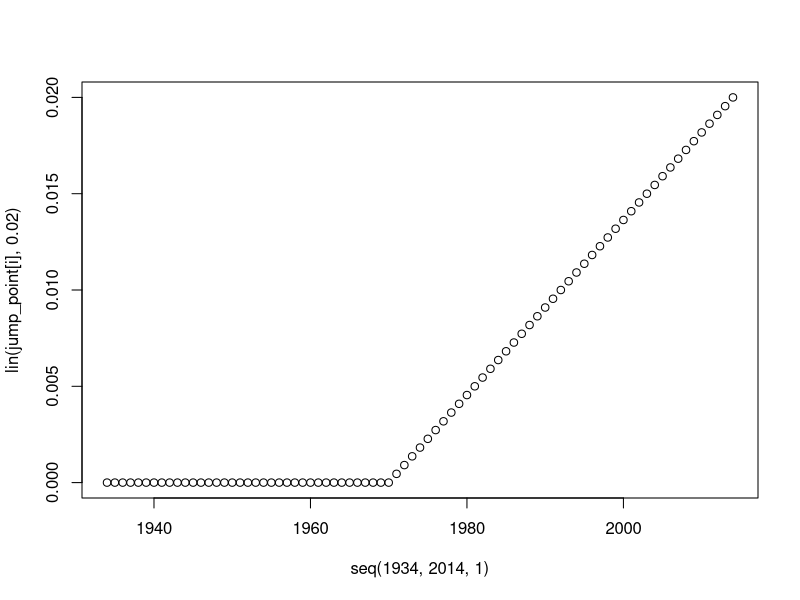
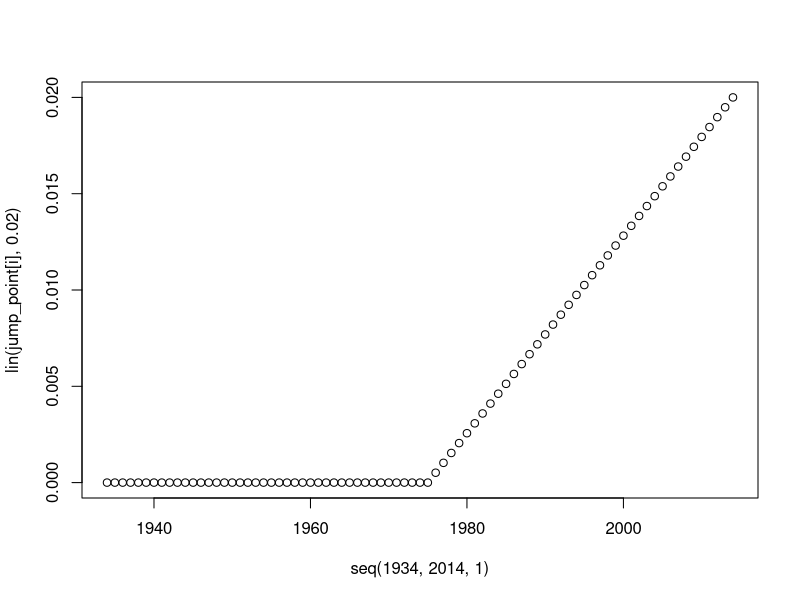
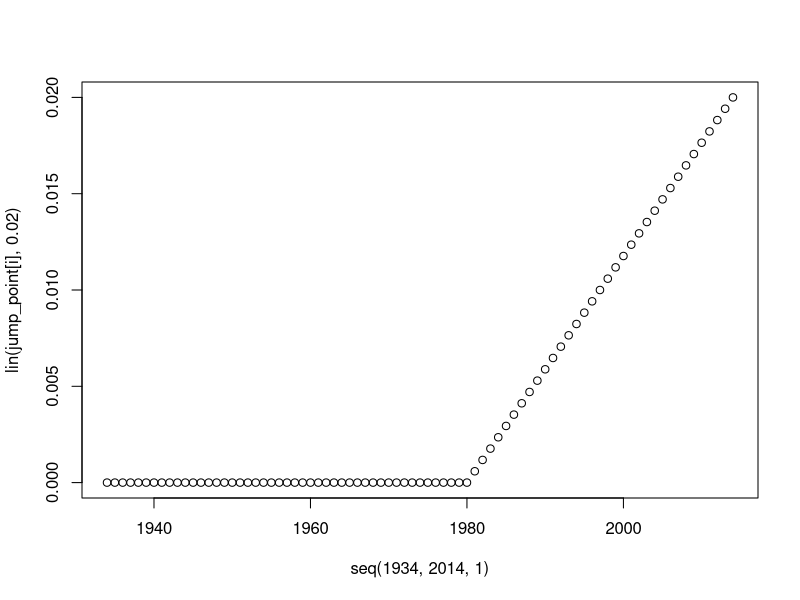
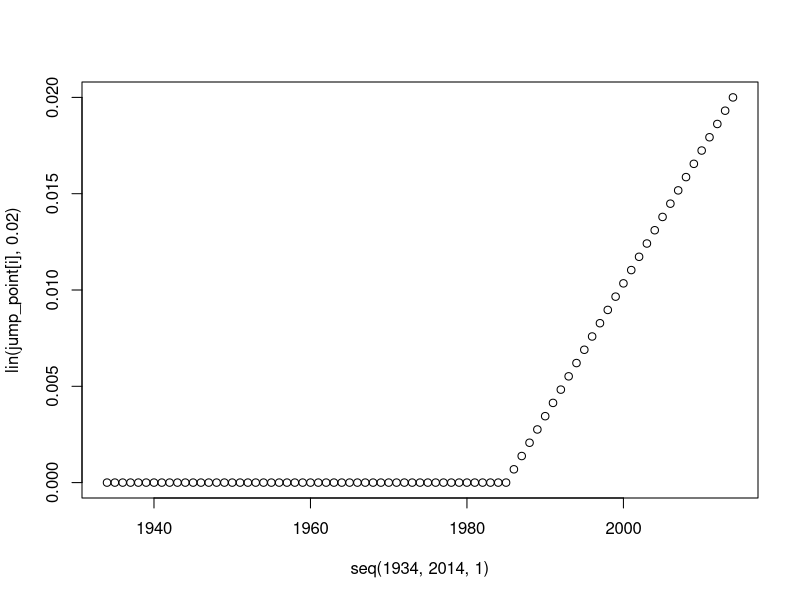
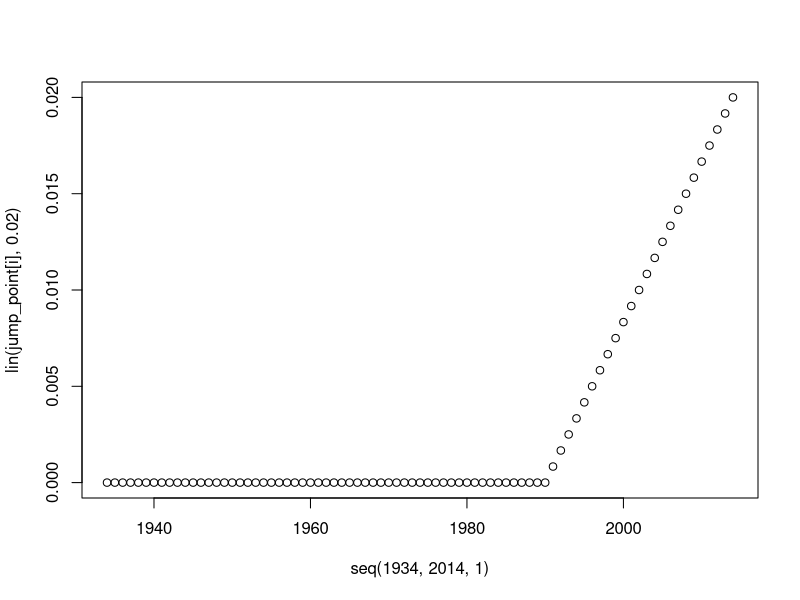
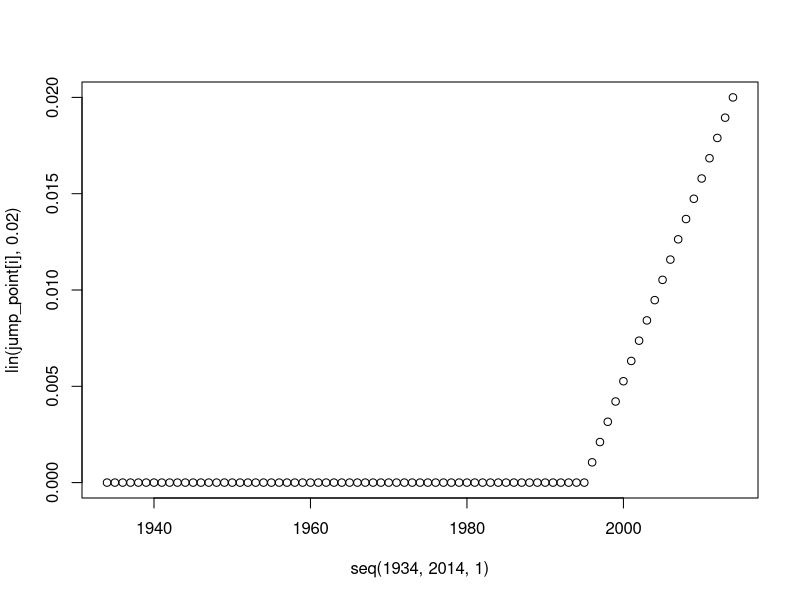
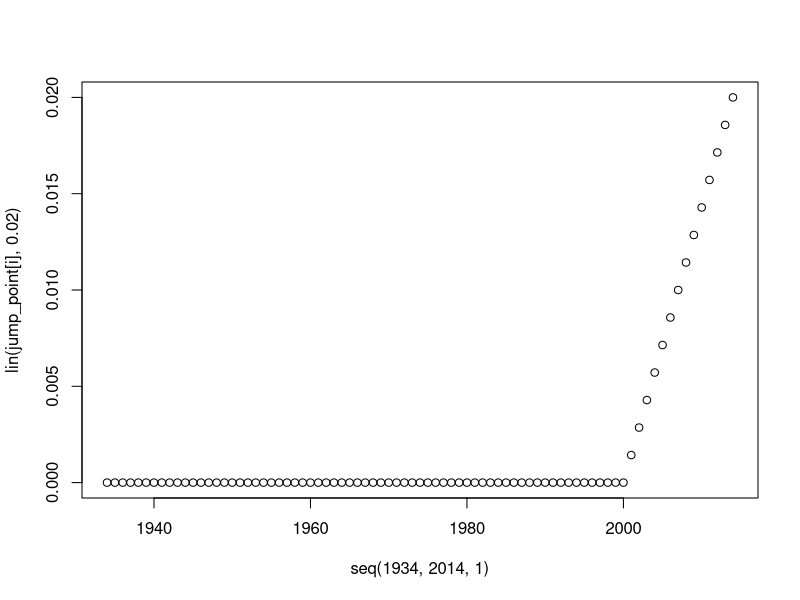
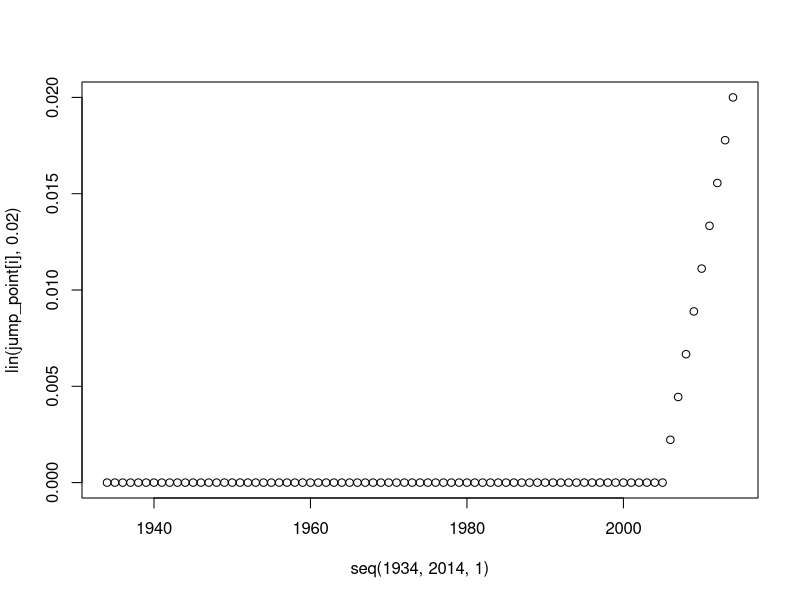

R code for these plots, in order:
### Generate the trends in MDR to use
# stores as csv to be read in for others
# Linear
# Sigmoid
# Quadratic

library(ggplot2)

#### Linear curves to use
lin <- function(jump, max){c(rep(0,jump-1934),seq(0,max,length=(2014-(jump-1))))}
save_lin <- c()
index = 1
jump_point <- seq(1970,2010,5)

for(i in 1:length(jump_point)){
  plot(  seq(1934,2014,1),lin(jump_point[i],0.02) )
  save_lin <- rbind(save_lin,
                    cbind(index, i, jump_point[i],seq(1934,2014,1),lin(jump_point[i],0.02)))
  index = index + 1
}

save_lin <- as.data.frame(save_lin)
colnames(save_lin) <-c("index","i","jump","year","out")
save_lin$tilt <- 0
save_lin$type <- 0

#### Sigmoid curves to use
sigm <- function(x,delta,max,B=1){ max/(1+exp(-B*(x-delta)))} 

# when increase after 1934? 1975, 1980, 1985, 1990, 1995, 2000
jump_point <- c(41,46,51,56,61,66,71,76)
# tilt-how much of a gradient?
tilt <-seq(0.01,1,0.05)

save_jps <- c()
index = 1
for(i in 1:length(jump_point)){
  plot(  seq(1934,2014,1),sigm(seq(0,80,1),jump_point[i],0.02))
  
  for(j in 1:length(tilt)){
    points(seq(1934,2014,1),sigm(seq(0,80,1),jump_point[i],0.02,tilt[j]),type="l")
    abline(v = 1970,lty="dashed")
    if(sigm(seq(0,80,1),jump_point[i],0.02,tilt[j])[37] < 0.0002){
      if(sigm(seq(0,80,1),jump_point[i],0.02,tilt[j])[81] > (0.02-0.002)){
        save_jps <- rbind(save_jps,
                          cbind(index, i,j,seq(1934,2014,1),sigm(seq(0,80,1),jump_point[i],0.02,tilt[j])))
        index = index + 1
      }
    }
    
  }
}
save_jps <- as.data.frame(save_jps)
colnames(save_jps) <-c("index","jump","tilt","year","out")

ggplot(save_jps, aes(x=year,y=out,group=index,colour = factor(tilt))) + 
  geom_line() + facet_wrap(~jump) + geom_vline(xintercept = 1970)

ggplot(save_jps, aes(x=year,y=out,group=index,colour = factor(tilt))) + 
  geom_line() +  geom_vline(xintercept = 1970)


#### Quadratic curves to use
quad <- function(x,maxv){ 
  ll <-length(x)
  if(ll < 81){
    ff <- maxv/(ll^2)*(x^2)
    ff2 <- c(matrix(0,81-ll,1),ff)
  }else{ff2 <- maxv/(ll^2)*(x^2)}
  # 
  # 
  # w<-which( x < when)
  # if(length(w)>0){
  #   print("here")
  #   ff <- matrix(0,length(w),1)
  #   ff2 <-c(ff,max/((80-when)^2)*(x[w]^2))
  # } else{ ff2 <-max/((80-when)^2)*(x^2) }
  return(ff2)
} 


plot( seq(1934,2014,1),quad(seq(0,50,1),0.02))

# when increase after 1934? 1975, 1980, 1985, 1990, 1995, 2000
lengthx = seq(5,40,1)

save_quads <- c()
index = 1
for(i in 1:length(lengthx)){
  plot(  seq(1934,2014,1),quad(seq(0,lengthx[i],1),0.02))
  
  if(quad(seq(0,lengthx[i],1),0.02)[37] < 0.0002){
    if(quad(seq(0,lengthx[i],1),0.02)[81] > (0.02-0.002)){
      save_quads <- rbind(save_quads,
                          cbind(index,i,seq(1934,2014,1),quad(seq(0,lengthx[i],1),0.02)))
      index = index + 1
    }
  }
  
}

save_quads <- as.data.frame(save_quads)
colnames(save_quads) <-c("index","i","year","out")

ggplot(save_quads, aes(x=year,y=out,group=index, colour=index)) +  
  geom_line() +  geom_vline(xintercept = 1970)

## Together
ggplot(save_jps, aes(x=year,y=out,group=index,colour = factor(tilt))) + 
  geom_line() +  geom_vline(xintercept = 1970) + 
  geom_line(data = save_quads,aes(x=year,y=out,group=index, colour=factor(index)))

## Save
save_quads$tilt = 0
save_quads$jump = 0
save_jps$i = 0
save_jps$type = 1
save_quads$type = 2

save_curves <- rbind(save_lin, save_jps, save_quads)
setwd("~/Dropbox/MRC SD Fellowship/Research/MDR/Latent MDR/Data/")
write.csv(save_curves,"lin_sig_quad_curves.csv")


ggplot(save_curves, aes(x=year, y = out, group = index)) + geom_line(aes(col=factor(type))) + 
  facet_wrap(~type) + geom_vline(xintercept = 1970)
ggsave("mdr_curves_lin_sig_quad.pdf")



